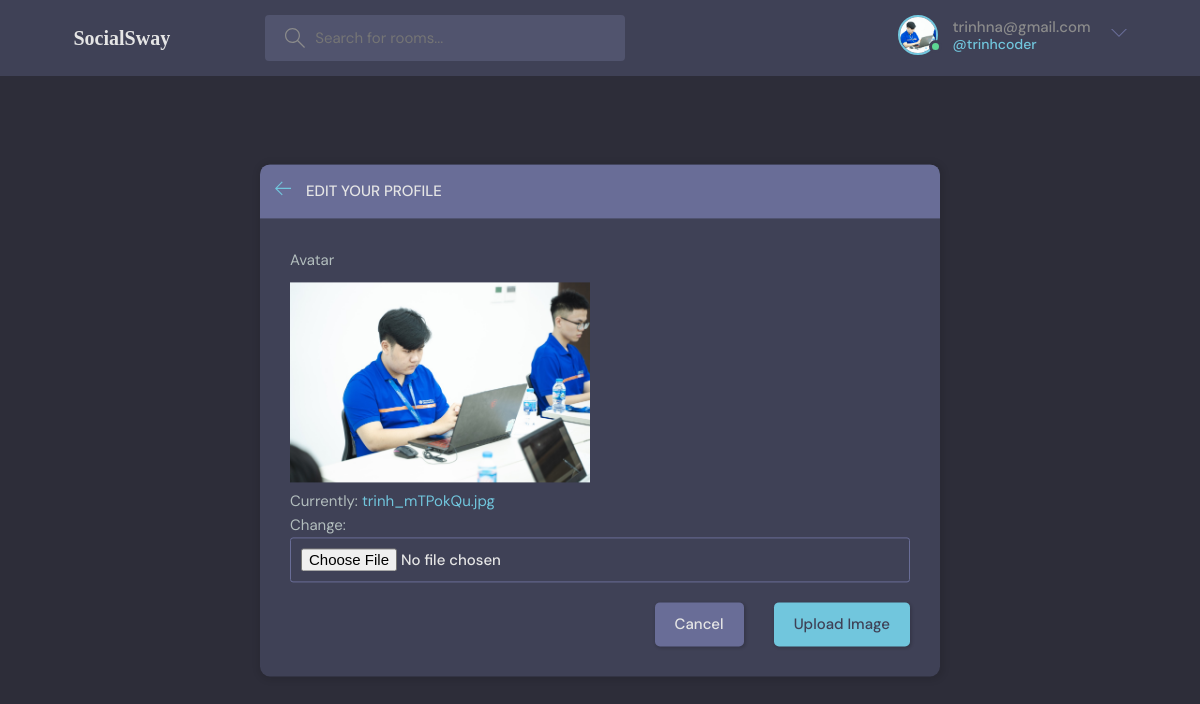
Page /update_avatar/ (signed in) on the committed database.
### base/models.py (models this page shows)
class User(AbstractUser):
    name = models.CharField(max_length = 200, null = True)
    email =models.EmailField(unique = True,null =True)
    bio = models.TextField(null = True)
    avatar = models.ImageField(default='defaut1.png',null=True)
    USERNAME_FIELD ='email'
    REQUIRED_FIELDS = []

### base/views.py (the view)
# urls.py: path('update_avatar/', views.update_avatar, name='update_avatar'),
@login_required(login_url='login')
def update_avatar(request):
    user = request.user
    form =ProfileForm(instance=user)
    context ={'form':form}
    if request.method =='POST':
        form =ProfileForm(request.POST,request.FILES,instance=user)
        if form.is_valid():
            form.save()
            return redirect('profile',pk =user.id)
    return render(request,'base/upload_profile_image.html',context)

### base/forms.py
class ProfileForm(ModelForm):
    class Meta:
        model = User
        fields = ['avatar']

### base/templates/base/upload_profile_image.html (shortened to what this page needs)
{% extends 'main.html' %}
{% block content %}
<main class="update-account layout">
  <div class="container">
    <div class="layout__box">
      <div class="layout__boxHeader">
        <div class="layout__boxTitle">
          <a href="{% url 'home' %}">
            <svg version="1.1" xmlns="http://www.w3.org/2000/svg" width="32" height="32" viewBox="0 0 32 32">
              <title>arrow-left</title>
              <path
                d="M13.723 2.286l-13.723 13.714 13.719 13.714 1.616-1.611-10.96-10.96h27.625v-2.286h-27.625l10.965-10.965-1.616-1.607z">
              </path>
            </svg>
          </a>
          <h3>Edit your profile</h3>
        </div>
      </div>
      <div class="layout__body">
        <form class="form" action="" method="POST" enctype="multipart/form-data">
          {% for field in form %}
          <div class="form__group">
            <label for="profile_pic">{{field.label}}</label>
            <img id = "selectedImage" alt="selected Image">
            <p id = "imageInput" accept = "image*/"> {{field}}</p>
          </div>
          {% endfor %}
          <div class="form__action">
            <a class="btn btn--dark" href="{%url 'profile' request.user.id%}">Cancel</a>
            <button class="btn btn--main" type="submit">Upload Image</button>
          </div>
        </form>
      </div>
    </div>
  </div>
</main>
{% endblock content %}

### templates/navbar.html (shortened to what this page needs)
{%load static%}
<header class="header header--loggedIn">
    <div class="container">
        <a href="{% url 'home' %}" class="header__logo">
            <h1 style="font-family: cursive">SocialSway</h1>
        </a>
        <form class="header__search" method="GET" action="{%url 'home'%}">
            <label>
                <input name="q" placeholder="Search for rooms..." />
            </label>
        </form>
        <nav class="header__menu">
            {%if request.user.is_authenticated%}
            <div class="header__user">
                <a href="{% url 'profile' request.user.id %}">
                    <div class="avatar avatar--medium active">
                        <img src="{{ request.user.avatar.url }}" />
                    </div>
                    <p>{{request.user}} <span>@{{request.user.username}}</span></p>
                </a>
                <button class="dropdown-button">
                    <svg version="1.1" xmlns="http://www.w3.org/2000/svg" width="32" height="32" viewBox="0 0 32 32">
                        <title>chevron-down</title>
                        <path d="M16 21l-13-13h-3l16 16 16-16h-3l-13 13z"></path>
                    </svg>
                </button>
            </div>
            {%else%}
            <a href="{% url 'login' %}">
                <img src="{% static 'images/avatar.svg'%}" alt="">
                <p>Login</p>
            </a>
            {%endif%}
        </nav>
    </div>
</header>

### static/styles/style.css (style rules this page uses)
:root { --color-main: #71c6dd; --color-main-light: #e1f6fb; --color-dark: #3f4156; --color-dark-medium: #51546e; --color-dark-light: #696d97; --color-light: #e5e5e5; --color-gray: #8b8b8b; --color-light-gray: #b2bdbd; --color-bg: #2d2d39; --color-success: #5dd693; --color-error: #fc4b0b; }
* { font-family: "DM Sans", -apple-system, BlinkMacSystemFont, "Segoe UI", Roboto, Oxygen, Ubuntu, Cantarell, "Open Sans", "Helvetica Neue", sans-serif; margin: 0; padding: 0; box-sizing: border-box; text-rendering: optimizeLegibility; font-size: inherit; }
html { font-size: 56.25%; }
@media only screen and (min-width: 1200px) { html { font-size: 62.5%; } }
body { line-height: 1.6; font-weight: 400; font-size: 1.5rem; color: var(--color-light-gray); background-color: var(--color-bg); min-height: 100vh; }
img { width: 100%; }
a { display: inline-block; color: var(--color-main); text-decoration: none; }
.container { max-width: 120rem; width: 90%; margin: auto; }
.btn { background-color: transparent; border: none; display: inline-flex; align-items: center; gap: 1rem; cursor: pointer; transition: all ease-in-out 0.3s; padding: 1rem 2rem; border-radius: 5px; box-shadow: 1px 1px 3px 1px rgba(0, 0, 0, 0.15); font-weight: 500; }
.btn--main { background-color: var(--color-main); color: var(--color-dark); }
.btn--dark { background-color: var(--color-dark-light); color: var(--color-light); }
.avatar { position: relative; display: inline-block; border-radius: 50%; border: 2px solid var(--color-main); }
.avatar img { display: block; border-radius: 50%; object-fit: cover; object-position: center; }
.avatar::after { content: ""; display: block; position: absolute; background-color: var(--color-gray); z-index: 111; border-radius: 50%; border: 0.3rem solid var(--color-dark); }
.avatar.active::after { background-color: var(--color-success); }
.avatar.avatar--medium img { width: 3.6rem; height: 3.6rem; border-radius: 50%; }
.avatar.avatar--medium:after { width: 0.7rem; height: 0.7rem; bottom: 0px; right: -6px; }
.header { padding: 1.5rem; background-color: var(--color-dark); }
.header > .container { display: flex; gap: 9.5rem; }
.header__logo, .header__user { display: flex; gap: 2rem; align-items: center; }
.header__logo > h1 { font-weight: 700; font-size: 2rem; color: var(--color-light); }
.header__search > label { background-color: var(--color-dark-medium); padding: 1.3rem 1rem; display: flex; align-items: center; gap: 1rem; border-radius: 4px; }
.header__search svg { fill: var(--color-gray); width: 2rem; height: 2rem; margin-left: 1rem; }
.header__search input { width: 30rem; background: transparent; border: none; outline: none; color: var(--color-light); }
.header__menu { margin-left: auto; position: relative; }
.header__menu a { display: flex; gap: 1.5rem; align-items: center; font-weight: 500; text-decoration: none; color: var(--color-gray); }
.header__menu img { height: 3.6rem; }
.header__menu p { line-height: 1.2; }
.header__menu span { color: var(--color-main); font-weight: 500; font-size: 1.4rem; display: block; }
.header__menu svg { width: 1.6rem; height: 1.6rem; fill: var(--color-dark-light); }
.dropdown-button { background: transparent; border: 0; outline: 0; cursor: pointer; }
.layout { margin-top: 2.4rem; }
.layout > .container { display: flex; justify-content: space-between; align-items: flex-start; }
.layout__box { width: 90%; max-width: 48rem; min-height: 40rem; position: absolute; top: 50%; left: 50%; transform: translate(-50%, -46%); background-color: var(--color-dark); border-radius: 1rem; box-shadow: 1px 1px 6px 3px rgba(0, 0, 0, 0.1); overflow: hidden; }
.layout__boxHeader { display: flex; padding: 1.5rem; background-color: var(--color-dark-light); }
.layout__boxTitle { display: flex; gap: 1.5rem; align-items: center; }
.layout__boxTitle h3 { text-transform: uppercase; font-weight: 500; color: var(--color-light); }
.layout__boxTitle svg { width: 1.6rem; height: 1.6rem; fill: var(--color-main); }
.layout__body { margin: 3rem; }
.form__group { margin-bottom: 2rem; width: 100%; }
.form__group label { display: block; font-size: 1.5rem; margin-bottom: 1rem; }
.form__group input, .form__group textarea, .form__group select { background: transparent; border: 1px solid var(--color-dark-light); padding: 1rem; border-radius: 3px; width: 100%; color: var(--color-light); font-weight: 500; outline: none; }
.form__action { display: flex; justify-content: flex-end; gap: 3rem; }
.update-account.layout .layout__box { max-width: 68rem; }

### rows in the picture
User: user.avatar (picture), user "trinhna@gmail.com", user.username "trinhcoder"

### other values in the picture
{{ field.label }} "Avatar"
